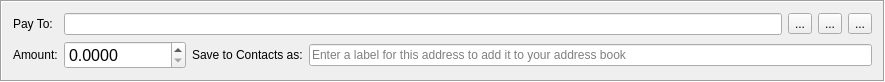
<?xml version="1.0" encoding="UTF-8"?>
<ui version="4.0">
 <class>TransferFrame</class>
 <widget class="QFrame" name="TransferFrame">
  <property name="geometry">
   <rect>
    <x>0</x>
    <y>0</y>
    <width>885</width>
    <height>80</height>
   </rect>
  </property>
  <property name="windowTitle">
   <string>Frame</string>
  </property>
  <property name="frameShape">
   <enum>QFrame::Box</enum>
  </property>
  <property name="frameShadow">
   <enum>QFrame::Sunken</enum>
  </property>
  <layout class="QGridLayout" name="gridLayout">
   <item row="0" column="0">
    <widget class="QLabel" name="label">
     <property name="text">
      <string>Pay To:</string>
     </property>
    </widget>
   </item>
   <item row="0" column="1" colspan="2">
    <layout class="QHBoxLayout" name="horizontalLayout_2">
     <item>
      <widget class="QLineEdit" name="m_addressEdit">
       <property name="clearButtonEnabled">
        <bool>false</bool>
       </property>
      </widget>
     </item>
     <item>
      <widget class="QToolButton" name="m_addressBookButton">
       <property name="toolTip">
        <string>Select recipient from Address Book</string>
       </property>
       <property name="text">
        <string>...</string>
       </property>
       <property name="icon">
        <iconset resource="../../resources.qrc">
         <normaloff>:/icons/add_recepient</normaloff>:/icons/add_recepient</iconset>
       </property>
      </widget>
     </item>
     <item>
      <widget class="QToolButton" name="m_pasteButton">
       <property name="toolTip">
        <string>Paste from clipboard</string>
       </property>
       <property name="text">
        <string>...</string>
       </property>
       <property name="icon">
        <iconset resource="../../resources.qrc">
         <normaloff>:/icons/paste</normaloff>:/icons/paste</iconset>
       </property>
      </widget>
     </item>
     <item>
      <widget class="QToolButton" name="m_removeButton">
       <property name="toolTip">
        <string>Remove recepient</string>
       </property>
       <property name="text">
        <string>...</string>
       </property>
       <property name="icon">
        <iconset resource="../../resources.qrc">
         <normaloff>:/icons/remove</normaloff>:/icons/remove</iconset>
       </property>
      </widget>
     </item>
    </layout>
   </item>
   <item row="1" column="0">
    <widget class="QLabel" name="label_3">
     <property name="text">
      <string>Amount:</string>
     </property>
    </widget>
   </item>
   <item row="1" column="1">
    <widget class="QDoubleSpinBox" name="m_amountSpin">
     <property name="font">
      <font>
       <pointsize>12</pointsize>
      </font>
     </property>
     <property name="cursor">
      <cursorShape>IBeamCursor</cursorShape>
     </property>
     <property name="layoutDirection">
      <enum>Qt::LeftToRight</enum>
     </property>
     <property name="locale">
      <locale language="English" country="UnitedStates"/>
     </property>
     <property name="suffix">
      <string notr="true"/>
     </property>
     <property name="decimals">
      <number>4</number>
     </property>
     <property name="maximum">
      <double>9999999.999998999759555</double>
     </property>
    </widget>
   </item>
   <item row="1" column="2">
    <layout class="QHBoxLayout" name="horizontalLayout">
     <item>
      <widget class="QLabel" name="label_2">
       <property name="text">
        <string>Save to Contacts as:</string>
       </property>
      </widget>
     </item>
     <item>
      <widget class="QLineEdit" name="m_labelEdit">
       <property name="maxLength">
        <number>50</number>
       </property>
       <property name="placeholderText">
        <string>Enter a label for this address to add it to your address book</string>
       </property>
      </widget>
     </item>
    </layout>
   </item>
  </layout>
 </widget>
 <tabstops>
  <tabstop>m_addressEdit</tabstop>
  <tabstop>m_amountSpin</tabstop>
  <tabstop>m_labelEdit</tabstop>
  <tabstop>m_addressBookButton</tabstop>
  <tabstop>m_pasteButton</tabstop>
  <tabstop>m_removeButton</tabstop>
 </tabstops>
 <resources>
  <include location="../../resources.qrc"/>
 </resources>
 <connections>
  <connection>
   <sender>m_removeButton</sender>
   <signal>clicked()</signal>
   <receiver>TransferFrame</receiver>
   <slot>close()</slot>
   <hints>
    <hint type="sourcelabel">
     <x>862</x>
     <y>21</y>
    </hint>
    <hint type="destinationlabel">
     <x>442</x>
     <y>60</y>
    </hint>
   </hints>
  </connection>
  <connection>
   <sender>m_addressBookButton</sender>
   <signal>clicked()</signal>
   <receiver>TransferFrame</receiver>
   <slot>addressBookClicked()</slot>
   <hints>
    <hint type="sourcelabel">
     <x>786</x>
     <y>21</y>
    </hint>
    <hint type="destinationlabel">
     <x>442</x>
     <y>60</y>
    </hint>
   </hints>
  </connection>
  <connection>
   <sender>m_pasteButton</sender>
   <signal>clicked()</signal>
   <receiver>TransferFrame</receiver>
   <slot>pasteClicked()</slot>
   <hints>
    <hint type="sourcelabel">
     <x>824</x>
     <y>21</y>
    </hint>
    <hint type="destinationlabel">
     <x>442</x>
     <y>60</y>
    </hint>
   </hints>
  </connection>
  <connection>
   <sender>m_amountSpin</sender>
   <signal>valueChanged(double)</signal>
   <receiver>TransferFrame</receiver>
   <slot>amountValueChange()</slot>
   <hints>
    <hint type="sourcelabel">
     <x>150</x>
     <y>56</y>
    </hint>
    <hint type="destinationlabel">
     <x>442</x>
     <y>39</y>
    </hint>
   </hints>
  </connection>
  <connection>
   <sender>m_removeButton</sender>
   <signal>clicked()</signal>
   <receiver>TransferFrame</receiver>
   <slot>amountValueChange()</slot>
   <hints>
    <hint type="sourcelabel">
     <x>861</x>
     <y>23</y>
    </hint>
    <hint type="destinationlabel">
     <x>442</x>
     <y>39</y>
    </hint>
   </hints>
  </connection>
  <connection>
   <sender>m_addressEdit</sender>
   <signal>textEdited(QString)</signal>
   <receiver>TransferFrame</receiver>
   <slot>addressEdited(QString)</slot>
   <hints>
    <hint type="sourcelabel">
     <x>460</x>
     <y>18</y>
    </hint>
    <hint type="destinationlabel">
     <x>442</x>
     <y>66</y>
    </hint>
   </hints>
  </connection>
 </connections>
 <slots>
  <slot>addressBookClicked()</slot>
  <slot>pasteClicked()</slot>
  <slot>addressEdited(QString)</slot>
 </slots>
</ui>
